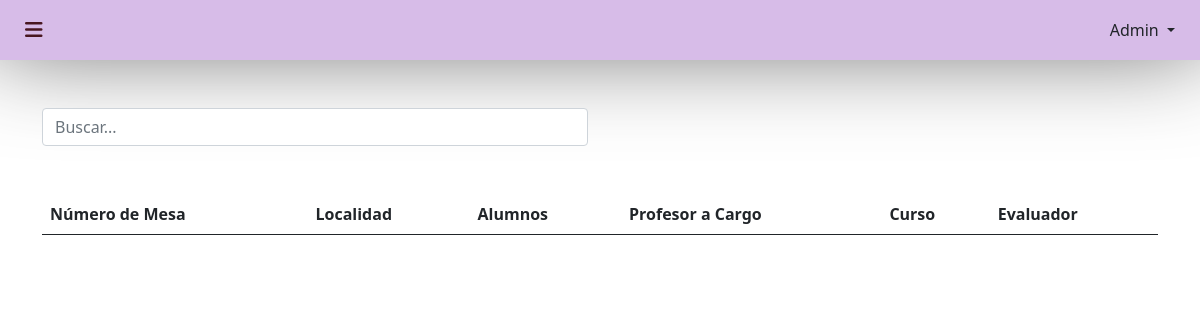
Page /localidades.php (signed in) on the earlier database version.
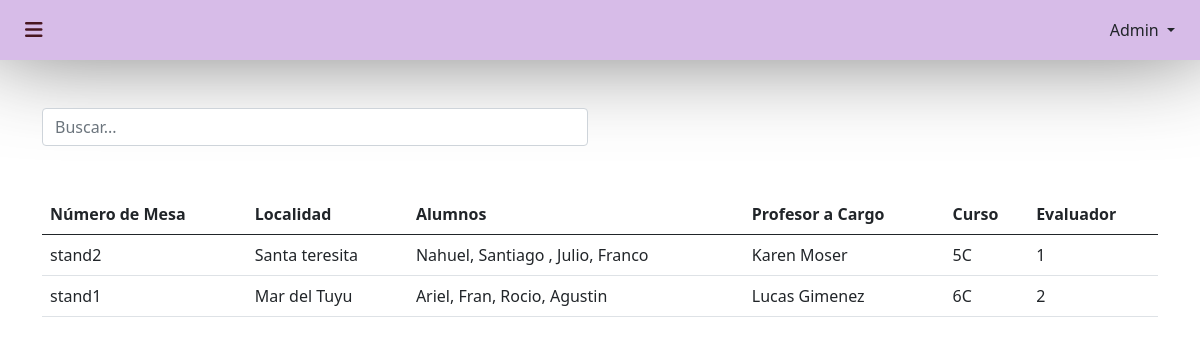
Same page on the later database version.
### tables this page shows
CREATE TABLE `localidades` (
  `id` int(11) NOT NULL,
  `numeromesa` varchar(11) NOT NULL,
  `nombreLocalidad` varchar(50) NOT NULL,
  `profesorACargo` varchar(50) NOT NULL,
  `cursos` varchar(200) NOT NULL,
  `id_evaluador` varchar(100) NOT NULL
);

### localidades.php (the view, shortened to what this page needs)
<?php
    include('session.php');
?>
<!DOCTYPE html>
<html lang="en">
<head>
    <link rel="stylesheet" href="css/style.css">
    <link rel="stylesheet" href="https://cdnjs.cloudflare.com/ajax/libs/font-awesome/6.4.0/css/all.min.css">
    <link href="https://cdn.jsdelivr.net/npm/bootstrap@5.0.2/dist/css/bootstrap.min.css" rel="stylesheet">
</head>
<body>
            <?php
                include("header.php");
            ?>
        <br>
        <br>
        <div class="container">
        <div class="row">
            <div class="col-lg-6">
                <input type="text" class="form-control rounded" id="busqueda" placeholder="Buscar...">
            </div>
        </div>
        <br>
        <br>
        <div class="row">
            <div class="col-lg-12">
                <table class="table" id="tabla">
                <thead>
                <tr>
                    <th scope="col">Número de Mesa</th>
                    <th scope="col">Localidad</th>
                    <th scope="col">Alumnos</th>
                    <th scope="col">Profesor a Cargo</th>
                    <th scope="col">Curso</th>
                    <th scope="col">Evaluador</th>
                </tr>
                </thead>
                    <tbody>
                        <?php
                            $query = "SELECT * FROM localidades";
                            $result = mysqli_query($conn, $query);
                            while ($row = mysqli_fetch_assoc($result)) {
                                echo "<tr>";
                                echo "<td>" . $row['numeromesa'] . "</td>";
                                echo "<td>" . $row['nombreLocalidad'] . "</td>";
                                $curso = $row['cursos'];
                                $alumnos_query = "SELECT nombre FROM personas WHERE cursos = '$curso'";
                                $alumnos_result = mysqli_query($conn, $alumnos_query);
                                $alumnos = array();
                                while ($alumno = mysqli_fetch_assoc($alumnos_result)) {
                                    $alumnos[] = $alumno['nombre'];
                                }
                                echo "<td>" . implode(", ", $alumnos) . "</td>";
                                echo "<td>" . $row['profesorACargo'] . "</td>";
                                echo "<td>" . $row['cursos'] . "</td>";
                                echo "<td>" . $row['id_evaluador'] . "</td>";
                                echo "</tr>";
                            }
                        ?>
                    </tbody>
                </table>
            </div>
        </div>
        </div>
</body>
</html>

### header.php (shortened to what this page needs)
<div class="headerA">
<link rel="stylesheet" href="https://cdn.jsdelivr.net/npm/bootstrap-icons@1.3.0/font/bootstrap-icons.css">
            <nav class="navbar navbar-light bg-customBlue" style="z-index: 1; height: 100%;">
                <div class="container-fluid" id="menuToggle">
                    <button
                        class="navbar-toggler"
                        type="button"
                        data-mdb-toggle="collapse"
                        data-mdb-target="#navbarToggleExternalContent2"
                        aria-controls="navbarToggleExternalContent1"
                        aria-expanded="false"
                        aria-label="Toggle navigation"
                        id="open"
                    >
                        <i class="fas fa-bars text-light"></i>
                </button>
                <div class="dropdown">
                <button class="btn dropdown-toggle" type="button" data-bs-toggle="dropdown" aria-expanded="false">
                <?php
                echo $_SESSION['nombre'];?>
                </button>
                </div>
                </div>
            </nav>
            <div id="oscuro" class="test" style="display: none;"></div>
        </div>

### css/style.css (style rules this page uses)
:root { --primary: #1692eb; --secondary: #191C24; --light: #6C7293; --dark: #000000; }
body { margin: 0; padding: 0; font-family: Arial, sans-serif; height: 100vh; }
.headerA { -webkit-box-shadow: 0px -28px 100px 9px rgba(0,0,0,0.75); -moz-box-shadow: 0px -28px 100px 9px rgba(0,0,0,0.75); box-shadow: 0px -28px 100px 9px rgba(0,0,0,0.75); height: 7.5%; }
.test { display: block !important; height: 100%; width: 100%; position: fixed; z-index: -1; top: 0; left: 0; overflow-x: hidden; transition: all 0.5s; }
body { background-color: #481620; margin: 0; font-family: Arial, sans-serif; }
.bg-customBlue { background-color: #D7BCE8; }
.navbar-toggler.navbar-toggler.navbar-toggler { border-color: rgba(0,0,0,0); }
.text-light.text-light { color: #481620!important; }

Differences in the rows shown:
added localidades: numeromesa "stand2", nombreLocalidad "Santa teresita", alumnos "Nahuel, Santiago , Julio, Franco", profesorACargo "Karen Moser", cursos "5C", id_evaluador "1"
added localidades: numeromesa "stand1", nombreLocalidad "Mar del Tuyu", alumnos "Ariel, Fran, Rocio, Agustin", profesorACargo "Lucas Gimenez", cursos "6C", id_evaluador "2"
